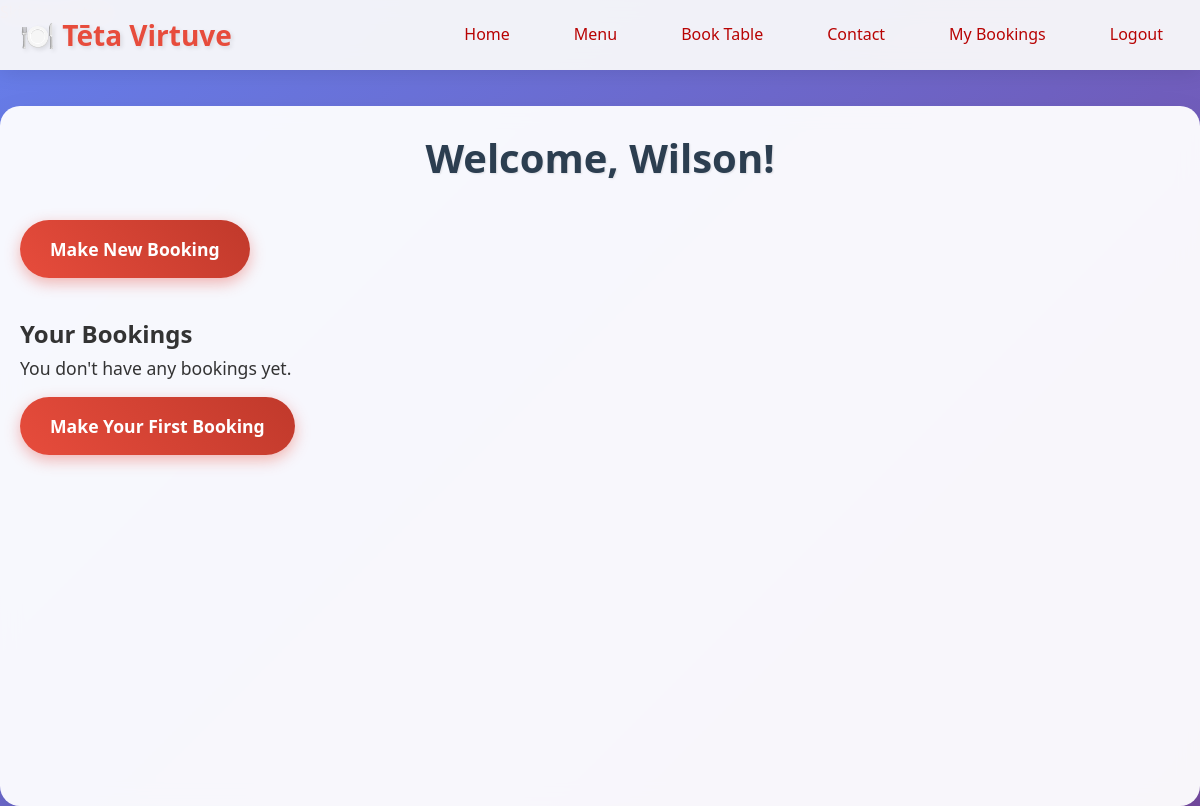
/dashboard/ (signed in), run on an earlier commit of the app's database.
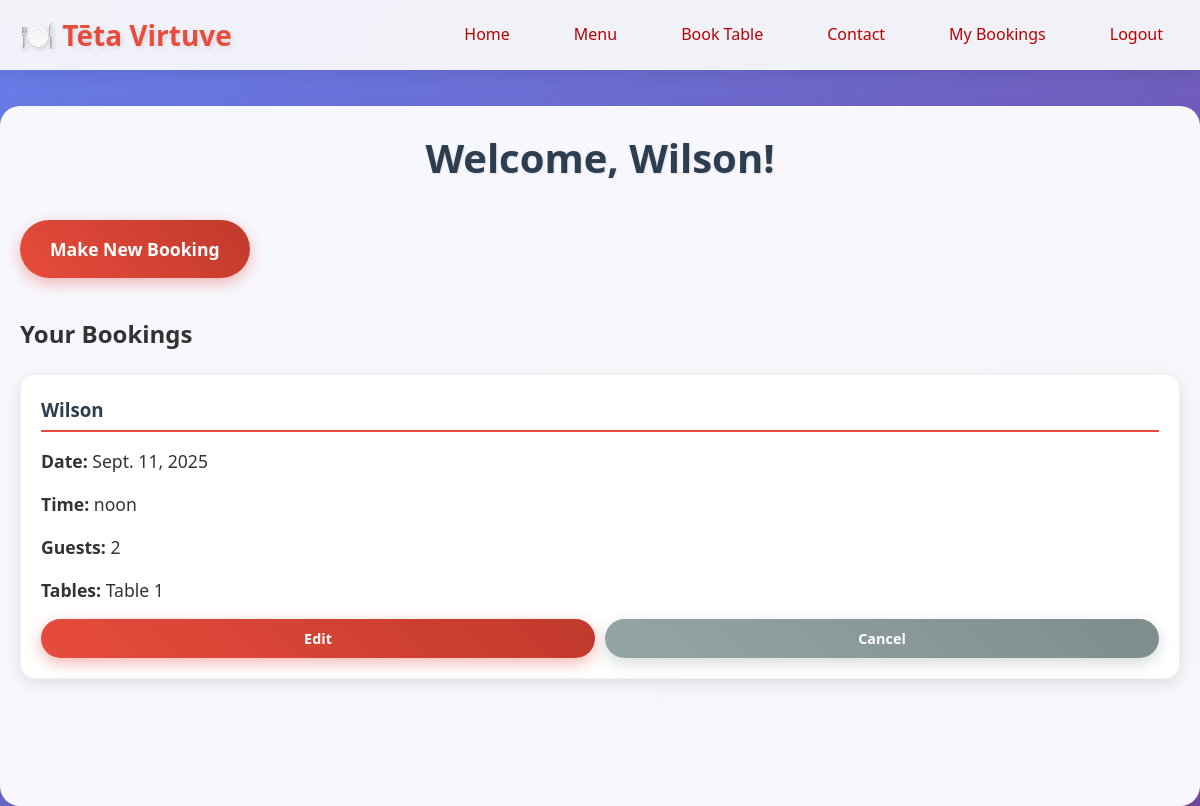
And on a later commit of the database.
### bookings/models.py (models this page shows, shortened)
class Booking(models.Model):
    user = models.ForeignKey(User, on_delete=models.CASCADE, related_name='bookings', null=True, blank=True)
    name = models.CharField(max_length=100)
    email = models.EmailField(max_length=254, null=True, blank=True)
    phone = models.CharField(max_length=15)
    date = models.DateField()
    time = models.TimeField()
    guests = models.IntegerField()
    tables = models.ManyToManyField(Table, related_name='bookings')
    created_at = models.DateTimeField(auto_now_add=True)
    updated_at = models.DateTimeField(auto_now=True)
    class Meta:
        ordering = ['-created_at']

class Table(models.Model):
    number = models.IntegerField(unique=True)
    seats = models.IntegerField()

### bookings/views.py (the view)
# urls.py: path('dashboard/', views.dashboard, name='dashboard'),
@login_required
def dashboard(request):
    bookings = Booking.objects.filter(Q(user=request.user) | Q(email=request.user.email)).order_by('date', 'time')
    return render(request, 'bookings/dashboard.html', {'bookings': bookings})

### bookings/templatetags/custom_filters.py (called while the page is built)
@register.filter
def to_list(messages):
    message_list = []
    for message in messages:
        if isinstance(message, Message):
            message_list.append({
                'text': message.message,
                'tags': message.tags,
            })
    return message_list

### bookings/templates/bookings/dashboard.html (shortened to what this page needs)
{% extends 'bookings/base.html' %}
{% load static %}
{% block content %}
<h1>Welcome, {{ user.first_name }}!</h1>
<div style="margin-bottom: 30px;">
    <a href="{% url 'make_booking' %}" class="btn">Make New Booking</a>
</div>
<h2>Your Bookings</h2>
{% if bookings %}
    <div class="bookings-grid">
        {% for booking in bookings %}
            <div class="booking-card">
                <h3>{{ booking.name }}</h3>
                <p><strong>Date:</strong> {{ booking.date }}</p>
                <p><strong>Time:</strong> {{ booking.time }}</p>
                <p><strong>Guests:</strong> {{ booking.guests }}</p>
                <p><strong>Tables:</strong>
                    {% for table in booking.tables.all %}
                        Table {{ table.number }}{% if not forloop.last %}, {% endif %}
                    {% endfor %}
                </p>
                <div class="booking-actions">
                    <a href="{% url 'edit_booking' booking.id %}" class="btn">Edit</a>
                    <a href="{% url 'delete_booking' booking.id %}" class="btn btn-third">Cancel</a>
                </div>
            </div>
        {% endfor %}
    </div>
{% else %}
    <p>You don't have any bookings yet.</p>
    <a href="{% url 'make_booking' %}" class="btn">Make Your First Booking</a>
{% endif %}
{% endblock %}

What changed in the data, as far as the page shows it:
added Booking: name "Wilson", date "Sept. 11, 2025", time "noon", guests "2"
now on this page (row unchanged): Table: number "1"
Also different on the page:
text no longer shown: "You don't have any bookings yet. Make Your First Booking"
